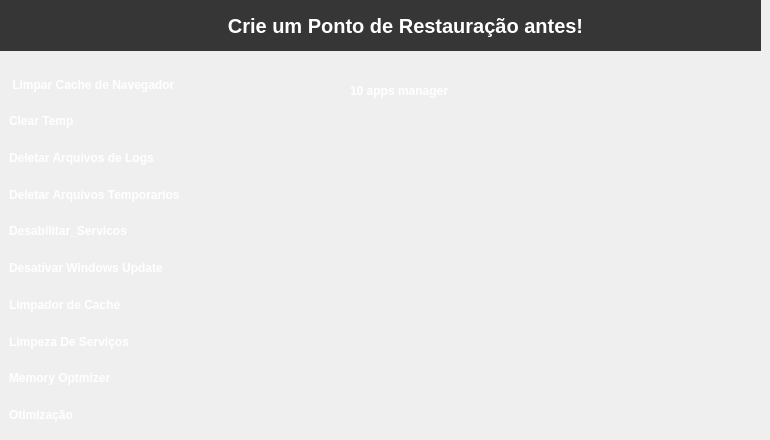
    <widget class="QWidget" name="Config_page">
     <widget class="QWidget" name="widget_13" native="true">
      <property name="geometry">
       <rect>
        <x>0</x>
        <y>0</y>
        <width>761</width>
        <height>431</height>
       </rect>
      </property>
      <widget class="QWidget" name="widget_14" native="true">
       <property name="geometry">
        <rect>
         <x>0</x>
         <y>0</y>
         <width>771</width>
         <height>51</height>
        </rect>
       </property>
       <property name="styleSheet">
        <string notr="true">background-color: 	#363636</string>
       </property>
       <widget class="QLabel" name="label_4">
        <property name="geometry">
         <rect>
          <x>20</x>
          <y>10</y>
          <width>771</width>
          <height>31</height>
         </rect>
        </property>
        <property name="font">
         <font>
          <pointsize>15</pointsize>
          <bold>true</bold>
         </font>
        </property>
        <property name="styleSheet">
         <string notr="true">color:white;
</string>
        </property>
        <property name="text">
         <string>Crie um Ponto de Restauração antes!</string>
        </property>
        <property name="alignment">
         <set>Qt::AlignCenter</set>
        </property>
       </widget>
      </widget>
      <widget class="QWidget" name="widget_19" native="true">
       <property name="geometry">
        <rect>
         <x>9</x>
         <y>69</y>
         <width>201</width>
         <height>361</height>
        </rect>
       </property>
       <property name="styleSheet">
        <string notr="true">color:white;</string>
       </property>
       <layout class="QVBoxLayout" name="verticalLayout_5">
        <item>
         <widget class="QLabel" name="label_34">
          <property name="font">
           <font>
            <pointsize>9</pointsize>
            <bold>true</bold>
           </font>
          </property>
          <property name="text">
           <string> Limpar Cache de Navegador</string>
          </property>
         </widget>
        </item>
        <item>
         <widget class="QLabel" name="label_35">
          <property name="font">
           <font>
            <pointsize>9</pointsize>
            <bold>true</bold>
           </font>
          </property>
          <property name="text">
           <string>Clear Temp</string>
          </property>
         </widget>
        </item>
        <item>
         <widget class="QLabel" name="label_43">
          <property name="font">
           <font>
            <pointsize>9</pointsize>
            <bold>true</bold>
           </font>
          </property>
          <property name="text">
           <string>Deletar Arquivos de Logs</string>
          </property>
         </widget>
        </item>
        <item>
         <widget class="QLabel" name="label_45">
          <property name="font">
           <font>
            <pointsize>9</pointsize>
            <bold>true</bold>
           </font>
          </property>
          <property name="text">
           <string>Deletar Arquivos Temporarios</string>
          </property>
         </widget>
        </item>
        <item>
         <widget class="QLabel" name="label_51">
          <property name="font">
           <font>
            <pointsize>9</pointsize>
            <bold>true</bold>
           </font>
          </property>
          <property name="text">
           <string>Desabilitar_Servicos</string>
          </property>
         </widget>
        </item>
        <item>
         <widget class="QLabel" name="label_46">
          <property name="font">
           <font>
            <pointsize>9</pointsize>
            <bold>true</bold>
           </font>
          </property>
          <property name="text">
           <string>Desativar Windows Update</string>
          </property>
         </widget>
        </item>
        <item>
         <widget class="QLabel" name="label_50">
          <property name="font">
           <font>
            <pointsize>9</pointsize>
            <bold>true</bold>
           </font>
          </property>
          <property name="text">
           <string>Limpador de Cache</string>
          </property>
         </widget>
        </item>
        <item>
         <widget class="QLabel" name="label_47">
          <property name="font">
           <font>
            <pointsize>9</pointsize>
            <bold>true</bold>
           </font>
          </property>
          <property name="text">
           <string>Limpeza De Serviços</string>
          </property>
         </widget>
        </item>
        <item>
         <widget class="QLabel" name="label_48">
          <property name="font">
           <font>
            <pointsize>9</pointsize>
            <bold>true</bold>
           </font>
          </property>
          <property name="text">
           <string>Memory Optmizer</string>
          </property>
         </widget>
        </item>
        <item>
         <widget class="QLabel" name="label_49">
          <property name="font">
           <font>
            <pointsize>9</pointsize>
            <bold>true</bold>
           </font>
          </property>
          <property name="text">
           <string>Otimização</string>
          </property>
         </widget>
        </item>
       </layout>
      </widget>
      <widget class="QWidget" name="widget_20" native="true">
       <property name="geometry">
        <rect>
         <x>220</x>
         <y>70</y>
         <width>93</width>
         <height>371</height>
        </rect>
       </property>
       <layout class="QVBoxLayout" name="verticalLayout_6">
        <item>
         <widget class="QPushButton" name="limp_cache">
          <property name="styleSheet">
           <string notr="true">border:none;</string>
          </property>
          <property name="text">
           <string/>
          </property>
          <property name="icon">
           <iconset resource="resource.qrc">
            <normaloff>:/newPrefix/images/7207229.png</normaloff>:/newPrefix/images/7207229.png</iconset>
          </property>
          <property name="iconSize">
           <size>
            <width>30</width>
            <height>30</height>
           </size>
          </property>
         </widget>
        </item>
        <item>
         <widget class="QPushButton" name="clear_temp">
          <property name="styleSheet">
           <string notr="true">border:none;</string>
          </property>
          <property name="text">
           <string/>
          </property>
          <property name="icon">
           <iconset resource="resource.qrc">
            <normaloff>:/newPrefix/images/7207229.png</normaloff>:/newPrefix/images/7207229.png</iconset>
          </property>
          <property name="iconSize">
           <size>
            <width>30</width>
            <height>30</height>
           </size>
          </property>
         </widget>
        </item>
        <item>
         <widget class="QPushButton" name="dele_arq_logs">
          <property name="styleSheet">
           <string notr="true">border:none;</string>
          </property>
          <property name="text">
           <string/>
          </property>
          <property name="icon">
           <iconset resource="resource.qrc">
            <normaloff>:/newPrefix/images/7207229.png</normaloff>:/newPrefix/images/7207229.png</iconset>
          </property>
          <property name="iconSize">
           <size>
            <width>30</width>
            <height>30</height>
           </size>
          </property>
         </widget>
        </item>
        <item>
         <widget class="QPushButton" name="del_arg_temp">
          <property name="styleSheet">
           <string notr="true">border:none;</string>
          </property>
          <property name="text">
           <string/>
          </property>
          <property name="icon">
           <iconset resource="resource.qrc">
            <normaloff>:/newPrefix/images/7207229.png</normaloff>:/newPrefix/images/7207229.png</iconset>
          </property>
          <property name="iconSize">
           <size>
            <width>30</width>
            <height>30</height>
           </size>
          </property>
         </widget>
        </item>
        <item>
         <widget class="QPushButton" name="des_serv">
          <property name="styleSheet">
           <string notr="true">border:none;</string>
          </property>
          <property name="text">
           <string/>
          </property>
          <property name="icon">
           <iconset resource="resource.qrc">
            <normaloff>:/newPrefix/images/7207229.png</normaloff>:/newPrefix/images/7207229.png</iconset>
          </property>
          <property name="iconSize">
           <size>
            <width>30</width>
            <height>30</height>
           </size>
          </property>
         </widget>
        </item>
        <item>
         <widget class="QPushButton" name="des_win_updt">
          <property name="styleSheet">
           <string notr="true">border:none;</string>
          </property>
          <property name="text">
           <string/>
          </property>
          <property name="icon">
           <iconset resource="resource.qrc">
            <normaloff>:/newPrefix/images/7207229.png</normaloff>:/newPrefix/images/7207229.png</iconset>
          </property>
          <property name="iconSize">
           <size>
            <width>30</width>
            <height>30</height>
           </size>
          </property>
         </widget>
        </item>
        <item>
         <widget class="QPushButton" name="limp_cache_2">
          <property name="styleSheet">
           <string notr="true">border:none;</string>
          </property>
          <property name="text">
           <string/>
          </property>
          <property name="icon">
           <iconset resource="resource.qrc">
            <normaloff>:/newPrefix/images/7207229.png</normaloff>:/newPrefix/images/7207229.png</iconset>
          </property>
          <property name="iconSize">
           <size>
            <width>30</width>
            <height>30</height>
           </size>
          </property>
         </widget>
        </item>
        <item>
         <widget class="QPushButton" name="limpz_servi">
          <property name="styleSheet">
           <string notr="true">border:none;</string>
          </property>
          <property name="text">
           <string/>
          </property>
          <property name="icon">
           <iconset resource="resource.qrc">
            <normaloff>:/newPrefix/images/7207229.png</normaloff>:/newPrefix/images/7207229.png</iconset>
          </property>
          <property name="iconSize">
           <size>
            <width>30</width>
            <height>30</height>
           </size>
          </property>
         </widget>
        </item>
        <item>
         <widget class="QPushButton" name="mem_ptm">
          <property name="styleSheet">
           <string notr="true">border:none;</string>
          </property>
          <property name="text">
           <string/>
          </property>
          <property name="icon">
           <iconset resource="resource.qrc">
            <normaloff>:/newPrefix/images/7207229.png</normaloff>:/newPrefix/images/7207229.png</iconset>
          </property>
          <property name="iconSize">
           <size>
            <width>30</width>
            <height>30</height>
           </size>
          </property>
         </widget>
        </item>
        <item>
         <widget class="QPushButton" name="otm">
          <property name="styleSheet">
           <string notr="true">border:none;</string>
          </property>
          <property name="text">
           <string/>
          </property>
          <property name="icon">
           <iconset resource="resource.qrc">
            <normaloff>:/newPrefix/images/7207229.png</normaloff>:/newPrefix/images/7207229.png</iconset>
          </property>
          <property name="iconSize">
           <size>
            <width>30</width>
            <height>30</height>
           </size>
          </property>
         </widget>
        </item>
       </layout>
      </widget>
      <widget class="QWidget" name="widget_21" native="true">
       <property name="geometry">
        <rect>
         <x>350</x>
         <y>70</y>
         <width>121</width>
         <height>41</height>
        </rect>
       </property>
       <property name="font">
        <font>
         <pointsize>9</pointsize>
         <bold>false</bold>
        </font>
       </property>
       <layout class="QVBoxLayout" name="verticalLayout_7">
        <item>
         <widget class="QLabel" name="label_52">
          <property name="font">
           <font>
            <pointsize>9</pointsize>
            <bold>true</bold>
           </font>
          </property>
          <property name="styleSheet">
           <string notr="true">color:white;</string>
          </property>
          <property name="text">
           <string>10 apps manager</string>
          </property>
         </widget>
        </item>
       </layout>
      </widget>
      <widget class="QWidget" name="widget_22" native="true">
       <property name="geometry">
        <rect>
         <x>470</x>
         <y>70</y>
         <width>93</width>
         <height>42</height>
        </rect>
       </property>
       <layout class="QVBoxLayout" name="verticalLayout_8">
        <item>
         <widget class="QPushButton" name="ten_apps">
          <property name="styleSheet">
           <string notr="true">border:none;</string>
          </property>
          <property name="text">
           <string/>
          </property>
          <property name="icon">
           <iconset resource="resource.qrc">
            <normaloff>:/newPrefix/images/4438834.png</normaloff>:/newPrefix/images/4438834.png</iconset>
          </property>
          <property name="iconSize">
           <size>
            <width>30</width>
            <height>30</height>
           </size>
          </property>
         </widget>
        </item>
       </layout>
      </widget>
      <widget class="QPushButton" name="git_btn">
       <property name="geometry">
        <rect>
         <x>680</x>
         <y>400</y>
         <width>75</width>
         <height>24</height>
        </rect>
       </property>
       <property name="styleSheet">
        <string notr="true">border:none;</string>
       </property>
       <property name="text">
        <string/>
       </property>
       <property name="icon">
        <iconset resource="resource.qrc">
         <normaloff>:/newPrefix/images/25231.png</normaloff>:/newPrefix/images/25231.png</iconset>
       </property>
       <property name="iconSize">
        <size>
         <width>20</width>
         <height>20</height>
        </size>
       </property>
      </widget>
     </widget>
    </widget>
